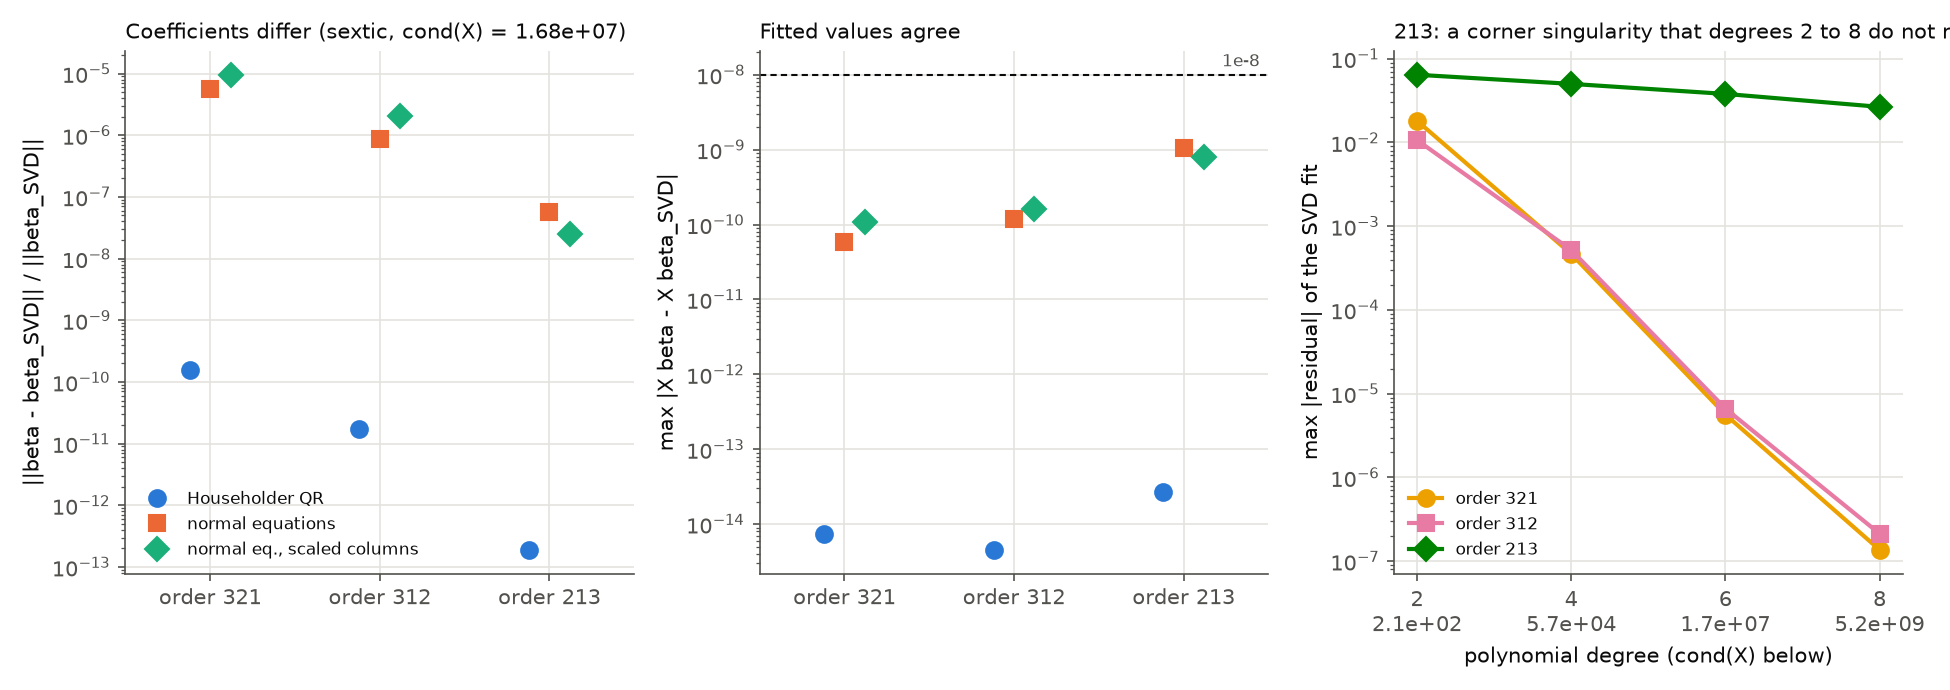

Recreate this plot in Python.
"""Figure for chunk 10, part A: one least-squares problem solved three ways, and the degree sweep.

Left: coefficient error relative to the SVD's, per order and method (normal equations lose about cond(X) more
digits than QR). Middle: the largest difference between each method's fitted values and the SVD's (all below
1e-8: the coefficient error lies along directions X barely sees). Right: the largest residual of the SVD fit
against the polynomial degree, with cond(X) under each degree.
Reads results/e10_regression.csv and results/e10_degree_sweep.csv only.
    python figures/f10_regression.py [--results DIR] [--outdir DIR]
"""
import argparse
import pathlib

import matplotlib

matplotlib.use("Agg")
import matplotlib.pyplot as plt
import pandas as pd

INK, MUTED, GRID = "#0b0b0b", "#52514e", "#e4e3df"
ORDERS = ["321", "312", "213"]
METHODS = [("qr", "Householder QR", "#2a78d6", "o"),
           ("normal_equations", "normal equations", "#eb6834", "s"),
           ("ne_column_scaled", "normal eq., scaled columns", "#1baf7a", "D")]
ORDER_STYLE = dict(zip(ORDERS, [("#eda100", "o"), ("#e87ba4", "s"), ("#008300", "D")]))


def style(ax):
    ax.grid(color=GRID, linewidth=0.8, which="major")
    for side in ("top", "right"):
        ax.spines[side].set_visible(False)
    for side in ("left", "bottom"):
        ax.spines[side].set_color(MUTED)
    ax.tick_params(colors=MUTED, which="both")


def main():
    parser = argparse.ArgumentParser()
    parser.add_argument("--results", default="results")
    parser.add_argument("--outdir", default="figures")
    args = parser.parse_args()
    results = pathlib.Path(args.results)
    rg = pd.read_csv(results / "e10_regression.csv", dtype={"order": str})
    dg = pd.read_csv(results / "e10_degree_sweep.csv", dtype={"order": str})

    fig, axes = plt.subplots(1, 3, figsize=(13, 4.6), dpi=150)
    xs = range(len(ORDERS))
    for col, ax, ylabel, title in (
            ("coef_relerr_vs_svd", axes[0], "||beta - beta_SVD|| / ||beta_SVD||", "Coefficients differ"),
            ("fitted_maxdiff_vs_svd", axes[1], "max |X beta - X beta_SVD|", "Fitted values agree")):
        for k, (m, label, color, marker) in enumerate(METHODS):
            d = rg[rg["method"] == m].set_index("order")
            ax.plot([x + (k - 1) * 0.12 for x in xs], [d.loc[o, col] for o in ORDERS], linestyle="none",
                    marker=marker, markersize=8, color=color, label=label)
        ax.set_yscale("log")
        ax.set_xticks(list(xs))
        ax.set_xticklabels([f"order {o}" for o in ORDERS])
        ax.set_xlim(-0.5, len(ORDERS) - 0.5)
        ax.set_ylabel(ylabel, color=INK)
        ax.set_title(title, color=INK, fontsize=10, loc="left")
        style(ax)
    cond = rg["cond_X"].iloc[0]
    axes[0].set_title(f"Coefficients differ (sextic, cond(X) = {cond:.3g})", color=INK, fontsize=10, loc="left")
    axes[1].axhline(1e-8, color=INK, linewidth=1, linestyle=(0, (3, 2)))
    axes[1].text(len(ORDERS) - 0.55, 1.3e-8, "1e-8", color=MUTED, fontsize=8, ha="right")
    axes[0].legend(frameon=False, fontsize=8, labelcolor=INK, loc="lower left")

    ax = axes[2]
    for o in ORDERS:
        d = dg[dg["order"] == o].sort_values("degree")
        color, marker = ORDER_STYLE[o]
        ax.plot(d["degree"], d["max_abs_resid"], color=color, marker=marker, markersize=8, linewidth=2,
                label=f"order {o}")
    degs = sorted(dg["degree"].unique())
    conds = dg.drop_duplicates("degree").set_index("degree")["cond_X"]
    ax.set_xticks(degs)
    ax.set_xticklabels([f"{g}\n{conds[g]:.1e}" for g in degs])
    ax.set_yscale("log")
    ax.set_xlabel("polynomial degree (cond(X) below)", color=INK)
    ax.set_ylabel("max |residual| of the SVD fit", color=INK)
    ax.set_title("213: a corner singularity that degrees 2 to 8 do not resolve", color=INK, fontsize=10, loc="left")
    ax.legend(frameon=False, fontsize=8, labelcolor=INK, loc="lower left")
    style(ax)

    fig.tight_layout()
    outdir = pathlib.Path(args.outdir)
    outdir.mkdir(parents=True, exist_ok=True)
    path = outdir / "f10_regression.png"
    fig.savefig(path)
    print(f"wrote {path}")


if __name__ == "__main__":
    main()
